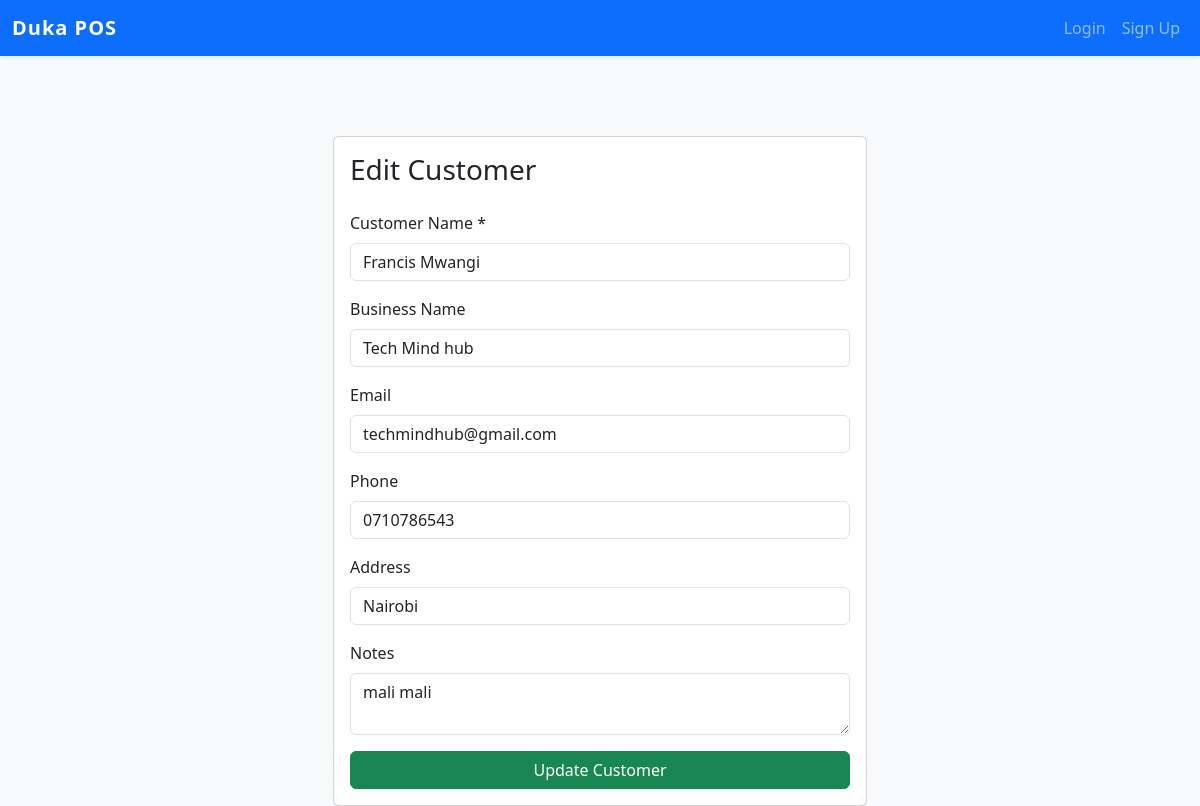
/customers/1/edit, run on the app's committed database.
### models.py (models this page shows)
class Customer(db.Model):
    id = db.Column(db.Integer, primary_key=True)
    name = db.Column(db.String(128), nullable=False)
    business_name = db.Column(db.String(128))
    contact_email = db.Column(db.String(128))
    contact_phone = db.Column(db.String(64))
    address = db.Column(db.String(256))
    notes = db.Column(db.Text)

### app.py (the view, shortened to what this page needs)
@app.route('/customers/<int:customer_id>/edit', methods=['GET', 'POST'])
def edit_customer(customer_id):
    customer = Customer.query.get_or_404(customer_id)
    return render_template('add_customer.html', customer=customer, edit=True)

### templates/add_customer.html (shortened to what this page needs)
{% extends "base.html" %}
{% block content %}
<div class="container">
    <div class="row justify-content-center">
        <div class="col-md-8 col-lg-6">
            <div class="card mt-4">
                <div class="card-body">
                    <h3 class="card-title mb-4">{{ 'Edit' if edit else 'Add' }} Customer</h3>
                    <form method="POST">
                        <div class="mb-3">
                            <label for="name" class="form-label">Customer Name *</label>
                            <input type="text" class="form-control" name="name" required value="{{ customer.name if edit else '' }}">
                        </div>
                        <div class="mb-3">
                            <label for="business_name" class="form-label">Business Name</label>
                            <input type="text" class="form-control" name="business_name" value="{{ customer.business_name if edit else '' }}">
                        </div>
                        <div class="mb-3">
                            <label for="contact_email" class="form-label">Email</label>
                            <input type="email" class="form-control" name="contact_email" value="{{ customer.contact_email if edit else '' }}">
                        </div>
                        <div class="mb-3">
                            <label for="contact_phone" class="form-label">Phone</label>
                            <input type="text" class="form-control" name="contact_phone" value="{{ customer.contact_phone if edit else '' }}">
                        </div>
                        <div class="mb-3">
                            <label for="address" class="form-label">Address</label>
                            <input type="text" class="form-control" name="address" value="{{ customer.address if edit else '' }}">
                        </div>
                        <div class="mb-3">
                            <label for="notes" class="form-label">Notes</label>
                            <textarea class="form-control" name="notes" rows="2">{{ customer.notes if edit else '' }}</textarea>
                        </div>
                        <button type="submit" class="btn btn-success w-100">{{ 'Update' if edit else 'Add' }} Customer</button>
                    </form>
                </div>
            </div>
        </div>
    </div>
</div>
{% endblock %}

### templates/base.html (style rules this page uses)
body { background-color: #f8f9fa; }
.container { margin-top: 2rem; }

### data on the page
Customer: name "Francis Mwangi", business_name "Tech Mind hub", contact_email "techmindhub@gmail.com", contact_phone "0710786543", address "Nairobi", notes "mali mali"

### other printed values
{{ 'Edit' if edit else 'Add' }} "Edit"
{{ 'Update' if edit else 'Add' }} "Update"
